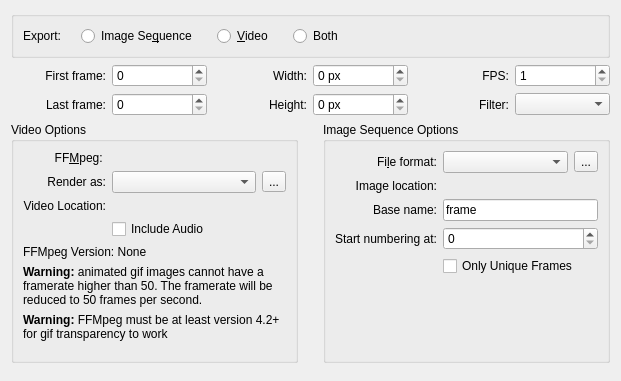
<?xml version="1.0" encoding="utf-8"?>
<ui version="4.0">
 <author>
    SPDX-FileCopyrightText: none
    SPDX-License-Identifier: GPL-3.0-or-later
  </author>
 <class>WdgAnimaterionRenderer</class>
 <widget class="QWidget" name="WdgAnimaterionRenderer">
  <property name="geometry">
   <rect>
    <x>0</x>
    <y>0</y>
    <width>621</width>
    <height>381</height>
   </rect>
  </property>
  <property name="sizePolicy">
   <sizepolicy hsizetype="MinimumExpanding" vsizetype="Minimum">
    <horstretch>0</horstretch>
    <verstretch>0</verstretch>
   </sizepolicy>
  </property>
  <property name="windowTitle">
   <string>Animation Renderer Image</string>
  </property>
  <layout class="QVBoxLayout" name="verticalLayout_3">
   <item>
    <widget class="QGroupBox" name="exportGroup">
     <layout class="QHBoxLayout" name="horizontalLayout_4">
      <property name="spacing">
       <number>20</number>
      </property>
      <property name="rightMargin">
       <number>1</number>
      </property>
      <item>
       <widget class="QLabel" name="label_10">
        <property name="text">
         <string>Export:</string>
        </property>
       </widget>
      </item>
      <item>
       <widget class="QRadioButton" name="shouldExportOnlyImageSequence">
        <property name="text">
         <string>Image Se&amp;quence</string>
        </property>
       </widget>
      </item>
      <item>
       <widget class="QRadioButton" name="shouldExportOnlyVideo">
        <property name="text">
         <string>&amp;Video</string>
        </property>
       </widget>
      </item>
      <item>
       <widget class="QRadioButton" name="shouldExportAll">
        <property name="text">
         <string>Both</string>
        </property>
       </widget>
      </item>
      <item>
       <spacer name="horizontalSpacer">
        <property name="orientation">
         <enum>Qt::Horizontal</enum>
        </property>
        <property name="sizeHint" stdset="0">
         <size>
          <width>40</width>
          <height>20</height>
         </size>
        </property>
       </spacer>
      </item>
     </layout>
    </widget>
   </item>
   <item>
    <layout class="QGridLayout" name="gridLayout_3">
     <item column="1" row="0">
      <widget class="QSpinBox" name="intStart">
       <property name="sizePolicy">
        <sizepolicy hsizetype="Preferred" vsizetype="Fixed">
         <horstretch>0</horstretch>
         <verstretch>0</verstretch>
        </sizepolicy>
       </property>
      </widget>
     </item>
     <item column="0" row="0">
      <widget class="QLabel" name="label_3">
       <property name="text">
        <string>First frame:</string>
       </property>
       <property name="alignment">
        <set>Qt::AlignRight|Qt::AlignTrailing|Qt::AlignVCenter</set>
       </property>
      </widget>
     </item>
     <item column="4" row="0">
      <widget class="QLabel" name="fpsLabel">
       <property name="layoutDirection">
        <enum>Qt::LeftToRight</enum>
       </property>
       <property name="text">
        <string>FPS:</string>
       </property>
       <property name="alignment">
        <set>Qt::AlignRight|Qt::AlignTrailing|Qt::AlignVCenter</set>
       </property>
      </widget>
     </item>
     <item column="5" row="0">
      <widget class="QSpinBox" name="intFramesPerSecond">
       <property name="minimum">
        <number>1</number>
       </property>
       <property name="singleStep">
        <number>1</number>
       </property>
      </widget>
     </item>
     <item column="1" row="1">
      <widget class="QSpinBox" name="intEnd">
       <property name="sizePolicy">
        <sizepolicy hsizetype="Preferred" vsizetype="Fixed">
         <horstretch>0</horstretch>
         <verstretch>0</verstretch>
        </sizepolicy>
       </property>
       <property name="maximum">
        <number>10000</number>
       </property>
      </widget>
     </item>
     <item column="0" row="1">
      <widget class="QLabel" name="label_4">
       <property name="text">
        <string>Last frame:</string>
       </property>
       <property name="alignment">
        <set>Qt::AlignRight|Qt::AlignTrailing|Qt::AlignVCenter</set>
       </property>
      </widget>
     </item>
     <item column="3" row="0">
      <widget class="QSpinBox" name="intWidth">
       <property name="sizePolicy">
        <sizepolicy hsizetype="Preferred" vsizetype="Fixed">
         <horstretch>0</horstretch>
         <verstretch>0</verstretch>
        </sizepolicy>
       </property>
       <property name="suffix">
        <string> px</string>
       </property>
      </widget>
     </item>
     <item column="2" row="0">
      <widget class="QLabel" name="lblWidth">
       <property name="sizePolicy">
        <sizepolicy hsizetype="Preferred" vsizetype="Preferred">
         <horstretch>0</horstretch>
         <verstretch>0</verstretch>
        </sizepolicy>
       </property>
       <property name="text">
        <string>Width:</string>
       </property>
       <property name="alignment">
        <set>Qt::AlignRight|Qt::AlignTrailing|Qt::AlignVCenter</set>
       </property>
      </widget>
     </item>
     <item column="2" row="1">
      <widget class="QLabel" name="lblHeight">
       <property name="text">
        <string>Height:</string>
       </property>
       <property name="alignment">
        <set>Qt::AlignRight|Qt::AlignTrailing|Qt::AlignVCenter</set>
       </property>
      </widget>
     </item>
     <item column="3" row="1">
      <widget class="QSpinBox" name="intHeight">
       <property name="sizePolicy">
        <sizepolicy hsizetype="Preferred" vsizetype="Fixed">
         <horstretch>0</horstretch>
         <verstretch>0</verstretch>
        </sizepolicy>
       </property>
       <property name="suffix">
        <string> px</string>
       </property>
      </widget>
     </item>
     <item column="4" row="1">
      <widget class="QLabel" name="scaleFilterLabel">
       <property name="layoutDirection">
        <enum>Qt::LeftToRight</enum>
       </property>
       <property name="text">
        <string comment="Resize interpolation method list label">Filter:</string>
       </property>
       <property name="alignment">
        <set>Qt::AlignRight|Qt::AlignTrailing|Qt::AlignVCenter</set>
       </property>
      </widget>
     </item>
     <item column="5" row="1">
      <widget class="QComboBox" name="cmbScaleFilter"/>
     </item>
    </layout>
   </item>
   <item>
    <layout class="QHBoxLayout" name="horizontalLayout_5">
     <property name="spacing">
      <number>25</number>
     </property>
     <item>
      <widget class="QGroupBox" name="videoOptionsGroup">
       <property name="sizePolicy">
        <sizepolicy hsizetype="Preferred" vsizetype="Preferred">
         <horstretch>0</horstretch>
         <verstretch>0</verstretch>
        </sizepolicy>
       </property>
       <property name="title">
        <string>Video Options</string>
       </property>
       <layout class="QVBoxLayout" name="verticalLayout">
        <item>
         <layout class="QGridLayout" name="gridLayout">
          <item column="1" row="2">
           <widget class="KisFileNameRequester" name="videoFilename" native="true">
            <property name="sizePolicy">
             <sizepolicy hsizetype="Preferred" vsizetype="Preferred">
              <horstretch>1</horstretch>
              <verstretch>0</verstretch>
             </sizepolicy>
            </property>
           </widget>
          </item>
          <item column="1" row="1">
           <layout class="QHBoxLayout" name="horizontalLayout_3">
            <item>
             <widget class="QComboBox" name="cmbRenderType"/>
            </item>
            <item>
             <widget class="QToolButton" name="bnRenderOptions">
              <property name="toolTip">
               <string>Select the ffmpeg render options.</string>
              </property>
              <property name="text">
               <string>...</string>
              </property>
             </widget>
            </item>
           </layout>
          </item>
          <item column="0" row="0">
           <widget class="QLabel" name="label_9">
            <property name="text">
             <string>FF&amp;Mpeg: </string>
            </property>
            <property name="alignment">
             <set>Qt::AlignRight|Qt::AlignTrailing|Qt::AlignVCenter</set>
            </property>
            <property name="buddy">
             <cstring>ffmpegLocation</cstring>
            </property>
           </widget>
          </item>
          <item column="1" row="0">
           <widget class="KisFileNameRequester" name="ffmpegLocation" native="true"/>
          </item>
          <item column="0" row="1">
           <widget class="QLabel" name="label_6">
            <property name="text">
             <string>Render as:</string>
            </property>
            <property name="alignment">
             <set>Qt::AlignRight|Qt::AlignTrailing|Qt::AlignVCenter</set>
            </property>
           </widget>
          </item>
          <item column="0" row="2">
           <widget class="QLabel" name="label_7">
            <property name="text">
             <string>Video Location:</string>
            </property>
            <property name="alignment">
             <set>Qt::AlignRight|Qt::AlignTrailing|Qt::AlignVCenter</set>
            </property>
           </widget>
          </item>
          <item column="1" row="4">
           <widget class="QCheckBox" name="chkIncludeAudio">
            <property name="sizePolicy">
             <sizepolicy hsizetype="Preferred" vsizetype="Fixed">
              <horstretch>0</horstretch>
              <verstretch>0</verstretch>
             </sizepolicy>
            </property>
            <property name="text">
             <string>Include Audio</string>
            </property>
           </widget>
          </item>
         </layout>
        </item>
        <item>
         <widget class="QLabel" name="lblFFMpegVersion">
          <property name="text">
             <string>FFMpeg Version: None</string>
          </property>
         </widget>
        </item>
        <item>
         <widget class="QLabel" name="lblGifWarningFPS">
          <property name="text">
           <string>&lt;html&gt;&lt;head/&gt;&lt;body&gt;&lt;p&gt;&lt;span style=&quot; font-weight:600;&quot;&gt;Warning:&lt;/span&gt; animated gif images cannot have a framerate higher than 50. The framerate will be reduced to 50 frames per second.&lt;/p&gt;&lt;/body&gt;&lt;/html&gt;</string>
          </property>
          <property name="wordWrap">
           <bool>true</bool>
          </property>
         </widget>
        </item>
        <item>
         <widget class="QLabel" name="lblGifWarningFFMpeg">
          <property name="text">
           <string>&lt;html&gt;&lt;head/&gt;&lt;body&gt;&lt;p&gt;&lt;span style=&quot; font-weight:600;&quot;&gt;Warning:&lt;/span&gt; FFMpeg must be at least version 4.2+ for gif transparency to work&lt;/p&gt;&lt;/body&gt;&lt;/html&gt;</string>
          </property>
          <property name="wordWrap">
           <bool>true</bool>
          </property>
         </widget>
        </item>
        <item>
         <spacer name="verticalSpacer_2">
          <property name="orientation">
           <enum>Qt::Vertical</enum>
          </property>
          <property name="sizeHint" stdset="0">
           <size>
            <width>20</width>
            <height>10</height>
           </size>
          </property>
         </spacer>
        </item>
       </layout>
      </widget>
     </item>
     <item>
      <widget class="QGroupBox" name="imageSequenceOptionsGroup">
       <property name="title">
        <string>Image Sequence Options</string>
       </property>
       <layout class="QVBoxLayout" name="verticalLayout_2">
        <item>
         <layout class="QGridLayout" name="gridLayout_2">
          <item column="0" row="0">
           <widget class="QLabel" name="label_8">
            <property name="text">
             <string>Fi&amp;le format:</string>
            </property>
            <property name="alignment">
             <set>Qt::AlignRight|Qt::AlignTrailing|Qt::AlignVCenter</set>
            </property>
            <property name="buddy">
             <cstring>label_8</cstring>
            </property>
           </widget>
          </item>
          <item column="1" row="0">
           <layout class="QHBoxLayout" name="horizontalLayout_2">
            <item>
             <widget class="QComboBox" name="cmbMimetype">
              <property name="sizePolicy">
               <sizepolicy hsizetype="Preferred" vsizetype="Fixed">
                <horstretch>2</horstretch>
                <verstretch>0</verstretch>
               </sizepolicy>
              </property>
              <property name="toolTip">
               <string>Select the file format for the image sequence. If you want to render to video or animated gif, you can only select PNG</string>
              </property>
             </widget>
            </item>
            <item>
             <widget class="QToolButton" name="bnExportOptions">
              <property name="toolTip">
               <string>Select the frame export options</string>
              </property>
              <property name="text">
               <string>...</string>
              </property>
             </widget>
            </item>
           </layout>
          </item>
          <item column="0" row="3">
           <widget class="QLabel" name="label_5">
            <property name="text">
             <string>Start numbering at:</string>
            </property>
           </widget>
          </item>
          <item column="1" row="3">
           <widget class="QSpinBox" name="sequenceStart">
            <property name="sizePolicy">
             <sizepolicy hsizetype="Preferred" vsizetype="Fixed">
              <horstretch>1</horstretch>
              <verstretch>0</verstretch>
             </sizepolicy>
            </property>
            <property name="maximum">
             <number>999</number>
            </property>
           </widget>
          </item>
          <item column="0" row="2">
           <widget class="QLabel" name="label">
            <property name="sizePolicy">
             <sizepolicy hsizetype="Preferred" vsizetype="Preferred">
              <horstretch>0</horstretch>
              <verstretch>0</verstretch>
             </sizepolicy>
            </property>
            <property name="text">
             <string>Base name:</string>
            </property>
            <property name="alignment">
             <set>Qt::AlignRight|Qt::AlignTrailing|Qt::AlignVCenter</set>
            </property>
           </widget>
          </item>
          <item column="1" row="2">
           <widget class="QLineEdit" name="txtBasename">
            <property name="text">
             <string>frame</string>
            </property>
           </widget>
          </item>
          <item column="0" row="1">
           <widget class="QLabel" name="label_2">
            <property name="text">
             <string>Image location:</string>
            </property>
            <property name="alignment">
             <set>Qt::AlignRight|Qt::AlignTrailing|Qt::AlignVCenter</set>
            </property>
           </widget>
          </item>
          <item column="1" row="1">
           <widget class="KisFileNameRequester" name="dirRequester" native="true">
            <property name="sizePolicy">
             <sizepolicy hsizetype="Preferred" vsizetype="Preferred">
              <horstretch>1</horstretch>
              <verstretch>0</verstretch>
             </sizepolicy>
            </property>
           </widget>
          </item>
          <item column="1" row="4">
           <widget class="QCheckBox" name="chkOnlyUniqueFrames">
            <property name="text">
             <string>Only Unique Frames</string>
            </property>
           </widget>
          </item>
         </layout>
        </item>
        <item>
         <spacer name="verticalSpacer_3">
          <property name="orientation">
           <enum>Qt::Vertical</enum>
          </property>
          <property name="sizeHint" stdset="0">
           <size>
            <width>20</width>
            <height>10</height>
           </size>
          </property>
         </spacer>
        </item>
       </layout>
      </widget>
     </item>
    </layout>
   </item>
   <item>
    <spacer name="verticalSpacer">
     <property name="orientation">
      <enum>Qt::Vertical</enum>
     </property>
     <property name="sizeHint" stdset="0">
      <size>
       <width>20</width>
       <height>10</height>
      </size>
     </property>
    </spacer>
   </item>
  </layout>
 </widget>
 <customwidgets>
  <customwidget>
   <class>KisFileNameRequester</class>
   <extends>QWidget</extends>
   <header>kis_file_name_requester.h</header>
   <container>1</container>
  </customwidget>
 </customwidgets>
 <tabstops>
  <tabstop>cmbMimetype</tabstop>
  <tabstop>cmbRenderType</tabstop>
 </tabstops>
 <resources/>
 <connections/>
</ui>
